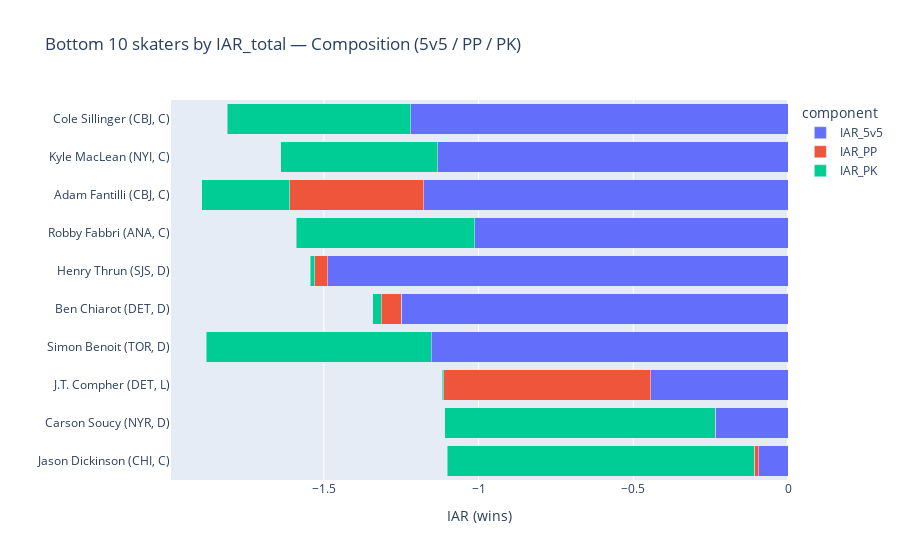

The notebook cell saved with this chart:
### Markdown cell above
![newplot (19).png](attachment:54b430fd-c5c7-4c90-a023-0e942625ac08.png)

### Code cell
fig1_bot = stacked_bar(bot10, "Bottom 10 skaters by IAR_total — Composition (5v5 / PP / PK)", bot_order)
fig1_bot.show()

### Figure 1 — Plotly figure (JSON) as saved in the notebook; plotly's stock layout.template omitted (floating-point values rounded to 4 significant figures)
{"data": [{"alignmentgroup": "True", "customdata": [["CBJ", "C", 893.1, -1.813], ["NYI", "C", 775.4, -1.639], ["CBJ", "C", 1228.0, -1.609], ["ANA", "C", 600.7, -1.589], ["SJS", "D", 950.7, -1.545], ["DET", "D", 1513.0, -1.314], ["TOR", "D", 1111.0, -1.153], ["DET", "L", 992.6, -1.113], ["NYR", "D", 1165.0, -1.109], ["CHI", "C", 748.8, -1.102]], "hovertemplate": "component=IAR_5v5<br>IAR_wins=%{x:.2f}<br>label=%{y}<br>team=%{customdata[0]}<br>position=%{customdata[1]}<br>min_5v5=%{customdata[2]}<br>IAR_total=%{customdata[3]}<extra></extra>", "legendgroup": "IAR_5v5", "marker": {"color": "#636efa", "pattern": {"shape": ""}}, "name": "IAR_5v5", "offsetgroup": "IAR_5v5", "orientation": "h", "showlegend": true, "textposition": "auto", "type": "bar", "x": [-1.412, -1.151, -1.176, -1.14, -1.487, -1.249, -1.879, -0.4432, -0.3765, -0.09378], "xaxis": "x", "y": ["Cole Sillinger (CBJ, C)", "Kyle MacLean (NYI, C)", "Adam Fantilli (CBJ, C)", "Robby Fabbri (ANA, C)", "Henry Thrun (SJS, D)", "Ben Chiarot (DET, D)", "Simon Benoit (TOR, D)", "J.T. Compher (DET, L)", "Carson Soucy (NYR, D)", "Jason Dickinson (CHI, C)"], "yaxis": "y"}, {"alignmentgroup": "True", "customdata": [["CBJ", "C", 893.1, -1.813], ["NYI", "C", 775.4, -1.639], ["CBJ", "C", 1228.0, -1.609], ["ANA", "C", 600.7, -1.589], ["SJS", "D", 950.7, -1.545], ["DET", "D", 1513.0, -1.314], ["TOR", "D", 1111.0, -1.153], ["DET", "L", 992.6, -1.113], ["NYR", "D", 1165.0, -1.109], ["CHI", "C", 748.8, -1.102]], "hovertemplate": "component=IAR_PP<br>IAR_wins=%{x:.2f}<br>label=%{y}<br>team=%{customdata[0]}<br>position=%{customdata[1]}<br>min_5v5=%{customdata[2]}<br>IAR_total=%{customdata[3]}<extra></extra>", "legendgroup": "IAR_PP", "marker": {"color": "#EF553B", "pattern": {"shape": ""}}, "name": "IAR_PP", "offsetgroup": "IAR_PP", "orientation": "h", "showlegend": true, "textposition": "auto", "type": "bar", "x": [0.1928, 0.01939, -0.7177, 0.1285, -0.04246, -0.09288, -0.0003257, -0.6735, 0.1421, -0.01486], "xaxis": "x", "y": ["Cole Sillinger (CBJ, C)", "Kyle MacLean (NYI, C)", "Adam Fantilli (CBJ, C)", "Robby Fabbri (ANA, C)", "Henry Thrun (SJS, D)", "Ben Chiarot (DET, D)", "Simon Benoit (TOR, D)", "J.T. Compher (DET, L)", "Carson Soucy (NYR, D)", "Jason Dickinson (CHI, C)"], "yaxis": "y"}, {"alignmentgroup": "True", "customdata": [["CBJ", "C", 893.1, -1.813], ["NYI", "C", 775.4, -1.639], ["CBJ", "C", 1228.0, -1.609], ["ANA", "C", 600.7, -1.589], ["SJS", "D", 950.7, -1.545], ["DET", "D", 1513.0, -1.314], ["TOR", "D", 1111.0, -1.153], ["DET", "L", 992.6, -1.113], ["NYR", "D", 1165.0, -1.109], ["CHI", "C", 748.8, -1.102]], "hovertemplate": "component=IAR_PK<br>IAR_wins=%{x:.2f}<br>label=%{y}<br>team=%{customdata[0]}<br>position=%{customdata[1]}<br>min_5v5=%{customdata[2]}<br>IAR_total=%{customdata[3]}<extra></extra>", "legendgroup": "IAR_PK", "marker": {"color": "#00cc96", "pattern": {"shape": ""}}, "name": "IAR_PK", "offsetgroup": "IAR_PK", "orientation": "h", "showlegend": true, "textposition": "auto", "type": "bar", "x": [-0.5937, -0.5068, 0.2847, -0.5771, -0.01461, 0.02797, 0.7263, 0.003882, -0.8748, -0.9929], "xaxis": "x", "y": ["Cole Sillinger (CBJ, C)", "Kyle MacLean (NYI, C)", "Adam Fantilli (CBJ, C)", "Robby Fabbri (ANA, C)", "Henry Thrun (SJS, D)", "Ben Chiarot (DET, D)", "Simon Benoit (TOR, D)", "J.T. Compher (DET, L)", "Carson Soucy (NYR, D)", "Jason Dickinson (CHI, C)"], "yaxis": "y"}], "layout": {"autosize": true, "barmode": "stack", "legend": {"title": {"text": "component"}, "tracegroupgap": 0}, "title": {"text": "Bottom 10 skaters by IAR_total — Composition (5v5 / PP / PK)"}, "xaxis": {"anchor": "y", "autorange": true, "domain": [0, 1], "range": [-1.994, 0], "title": {"text": "IAR (wins)"}, "type": "linear"}, "yaxis": {"anchor": "x", "autorange": true, "categoryarray": ["Jason Dickinson (CHI, C)", "Carson Soucy (NYR, D)", "J.T. Compher (DET, L)", "Simon Benoit (TOR, D)", "Ben Chiarot (DET, D)", "Henry Thrun (SJS, D)", "Robby Fabbri (ANA, C)", "Adam Fantilli (CBJ, C)", "Kyle MacLean (NYI, C)", "Cole Sillinger (CBJ, C)"], "categoryorder": "array", "domain": [0, 1], "range": [-0.5, 9.5], "title": {"text": ""}, "type": "category"}}}
